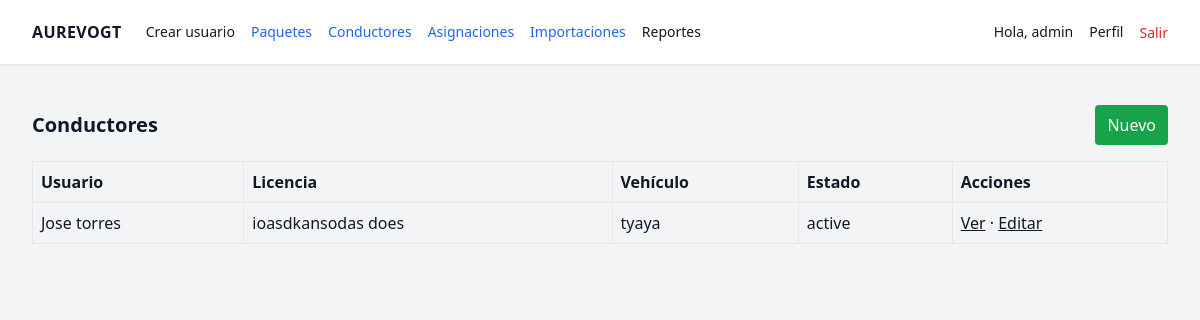
The app's page /drivers/ (signed in) with its own data.
### drivers/models.py (models this page shows, shortened)
class Driver(models.Model):
    user = models.OneToOneField(User, on_delete=models.CASCADE, related_name='driver_profile')
    license_number = models.CharField(max_length=64, unique=True)
    status = models.CharField(max_length=24, default='active')
    vehicle = models.OneToOneField(Vehicle,
        null=True, blank=True, on_delete=models.CASCADE, related_name="driver")
    device_os = models.CharField(max_length=24, blank=True)
    device_token = models.CharField(max_length=180, blank=True)
    last_location_at = models.DateTimeField(null=True, blank=True)
    last_lat = models.FloatField(null=True, blank=True)
    last_lng = models.FloatField(null=True, blank=True)
    class Meta:
        indexes = [
            models.Index(fields=["status"]),
            models.Index(fields=["last_location_at"]),
        ]

class Vehicle(models.Model):
    plate = models.CharField(max_length=16, unique=True)
    type = models.CharField(max_length=24, default='car')
    capacity = models.IntegerField(default=0, validators=[MinValueValidator(0)])
    status = models.CharField(max_length=24, default='active')
    def __str__(self): return self.plate

### drivers/views.py (the view)
# urls.py: path("", login_required(views.driver_list), name="list"),
@login_required
@permission_required("drivers.view_driver", raise_exception=True)
def driver_list(request):
    drivers = Driver.objects.select_related("user", "vehicle").all()
    return render(request, "drivers/driver_list.html", {"drivers": drivers})

### drivers/templates/drivers/driver_list.html
{% extends "base.html" %}
{% block content %}
  <div class="flex items-center justify-between mb-4">
    <h1 class="text-xl font-semibold">Conductores</h1>
    {% if request.user.is_staff %}
      <a href="{% url 'drivers:create' %}" class="px-3 py-2 bg-green-600 text-white rounded">Nuevo</a>
    {% endif %}
  </div>
  <table class="w-full text-left border">
    <thead>
      <tr>
        <th class="p-2 border">Usuario</th>
        <th class="p-2 border">Licencia</th>
        <th class="p-2 border">Vehículo</th>
        <th class="p-2 border">Estado</th>
        {% if request.user.is_staff %}
          <th class="p-2 border">Acciones</th>
        {% endif %}
      </tr>
    </thead>
    <tbody>
      {% for d in drivers %}
      <tr>
        <td class="p-2 border">
          {% if d.user %}
            {{ d.user.get_full_name|default:d.user.username }}
          {% else %}
            —
          {% endif %}
        </td>
        <td class="p-2 border">{{ d.license_number }}</td>
        <td class="p-2 border">{{ d.vehicle|default:"—" }}</td>
        <td class="p-2 border">{{ d.get_status_display|default:d.status }}</td>
        {% if request.user.is_staff %}
          <td class="p-2 border">
            <a href="{% url 'drivers:detail' d.pk %}" class="underline">Ver</a> ·
            <a href="{% url 'drivers:edit' d.pk %}" class="underline">Editar</a>
          </td>
        {% endif %}
      </tr>
      {% empty %}
      <tr><td class="p-2 border" colspan="{% if request.user.is_staff %}5{% else %}4{% endif %}">Sin conductores.</td></tr>
      {% endfor %}
    </tbody>
  </table>
{% endblock %}

### templates/base.html (shortened to what this page needs)
{% load static %}
<!DOCTYPE html>
<html lang="es">
<head>
  <script src="https://cdn.tailwindcss.com"></script>
  <link
    rel="stylesheet"
    href="https://unpkg.com/leaflet@1.9.4/dist/leaflet.css"
  />
</head>
<body class="bg-gray-100 text-gray-900">
  {% if request.user.is_authenticated %}
  <nav class="bg-white border-b shadow-sm">
    <div class="mx-auto max-w-7xl px-4 sm:px-6 lg:px-8">
      <div class="flex h-16 items-center justify-between">
        <div class="flex items-center gap-6">
          <a href="{% url 'dashboard' %}" class="font-bold tracking-wide">AUREVOGT</a>
          <div class="hidden md:flex items-center gap-4 text-sm">
            {% if request.user.is_superuser %}
              <a href="{% url 'users:create' %}" class="text-sm hover:text-gray-700">Crear usuario</a>
            {% endif %}
            <a href="{% url 'packages:list' %}" class="text-blue-600 hover:underline">Paquetes</a>
            <a href="{% url 'drivers:list' %}" class="text-blue-600 hover:underline">Conductores</a>
            <a href="{% url 'assignments:list' %}" class="text-blue-600 hover:underline">Asignaciones</a>
            <a href="{% url 'imports:list' %}" class="text-blue-600 hover:underline">Importaciones</a>
            <div class="relative group">
              <button class="hover:text-gray-700">Reportes</button>
            </div>
          </div>
        </div>
        <div class="flex items-center gap-4">
          <span class="text-sm">Hola, {{ request.user.first_name|default:request.user.username }}</span>
          <a href="{% url 'profile' %}" class="text-sm hover:text-gray-700">Perfil</a>
          <form method="post" action="{% url 'logout' %}">
            <button class="text-sm text-red-600 hover:text-red-700">Salir</button>
          </form>
        </div>
      </div>
    </div>
  </nav>
  {% endif %}
  <main class="mx-auto max-w-7xl px-4 sm:px-6 lg:px-8 py-6">
    {% block content %}{% endblock %}
  </main>
</body>
</html>

### records on screen
Driver: user.get_full_name "Jose torres", license_number "ioasdkansodas does", vehicle "tyaya", status "active"

### other values on screen
{{ request.user.first_name|default:request.user.username }} "admin"
